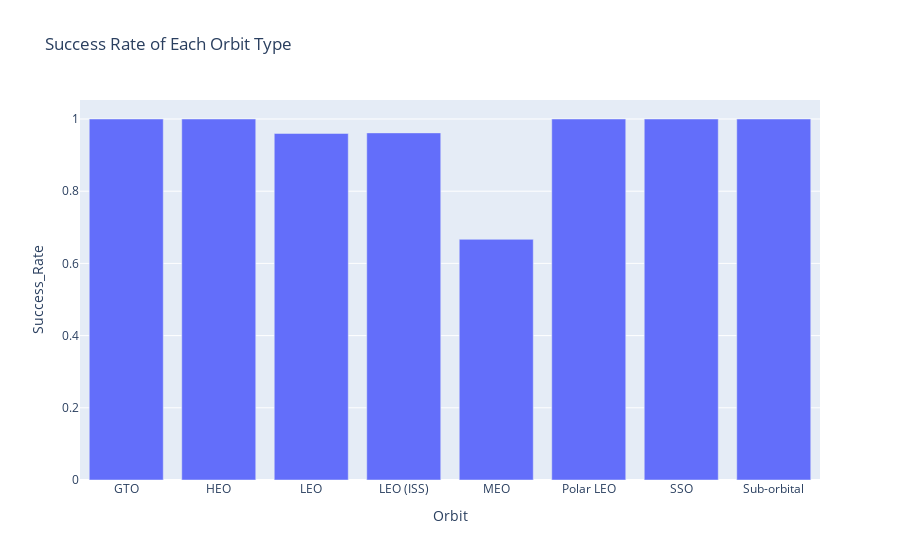

The cell this chart's notebook holds for it:
### Code cell
import pandas as pd
import plotly.express as px
import matplotlib.pyplot as plt

# Load the data from the specified file path
file_path = r"C:\Users\dedof\Downloads\Spacex.csv"
data = pd.read_csv(file_path)

# Print the first few rows to understand the data
print(data.head())

# Calculate success rate for each orbit type
success_rate = data.groupby('Orbit')['Mission_Outcome'].apply(lambda x: (x == 'Success').mean()).reset_index()
success_rate.columns = ['Orbit', 'Success_Rate']

# Create a bar chart using Plotly
fig = px.bar(success_rate, x='Orbit', y='Success_Rate', title='Success Rate of Each Orbit Type')
fig.show()

# Save the plot as an image file for the screenshot
fig.write_image("bar_chart_success_rate_orbit_type.png")

# Alternatively, you can use matplotlib to create and save the plot
plt.figure(figsize=(10, 6))
plt.bar(success_rate['Orbit'], success_rate['Success_Rate'], color='skyblue')
plt.title('Success Rate of Each Orbit Type')
plt.xlabel('Orbit Type')
plt.ylabel('Success Rate')
plt.xticks(rotation=45)
plt.grid(True)
plt.savefig("bar_chart_success_rate_orbit_type_matplotlib.png")
plt.show()

### Figure 1 — Plotly figure (JSON) as saved in the notebook; plotly's stock layout.template omitted (floating-point values rounded to 4 significant figures)
{"data": [{"alignmentgroup": "True", "hovertemplate": "Orbit=%{x}<br>Success_Rate=%{y}<extra></extra>", "legendgroup": "", "marker": {"color": "#636efa", "pattern": {"shape": ""}}, "name": "", "offsetgroup": "", "orientation": "v", "showlegend": false, "textposition": "auto", "type": "bar", "x": ["GTO", "HEO", "LEO", "LEO (ISS)", "MEO", "Polar LEO", "SSO", "Sub-orbital"], "xaxis": "x", "y": [1, 1, 0.96, 0.9615, 0.6667, 1, 1, 1], "yaxis": "y"}], "layout": {"barmode": "relative", "legend": {"tracegroupgap": 0}, "title": {"text": "Success Rate of Each Orbit Type"}, "xaxis": {"anchor": "y", "domain": [0, 1], "title": {"text": "Orbit"}}, "yaxis": {"anchor": "x", "domain": [0, 1], "title": {"text": "Success_Rate"}}}}
